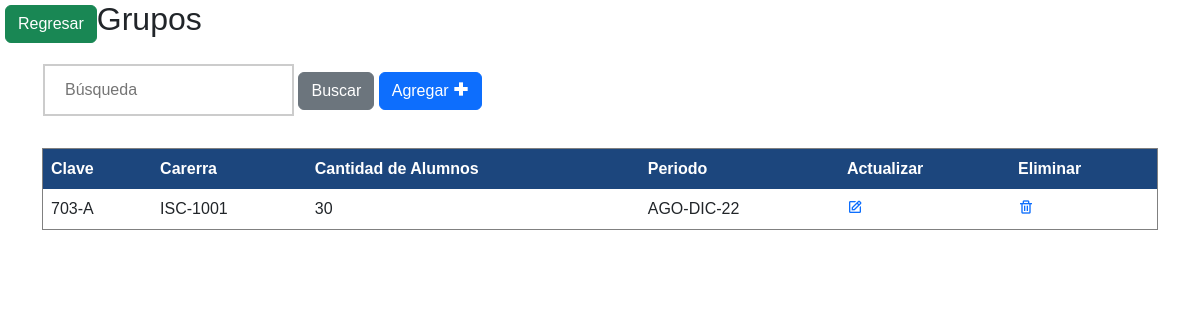
The page /tablaGrupos.php on the database its author committed.
### tables this page shows
CREATE TABLE IF NOT EXISTS `grupos` (
  `clave_grupo` varchar(10) NOT NULL,
  `clave_carrera` varchar(10) NOT NULL,
  `numero_alumno` int NOT NULL,
  `periodo_grupo` text NOT NULL,
  PRIMARY KEY (`clave_grupo`)
);

### config.php (called while the page is built, shortened)
<?php
$basededatos = "baseaulas";
?>

### tablaGrupos.php (the view, shortened to what this page needs)
<?php
	if(isset($_POST['search']))
	{
		$valueToSearh = $_POST['valueToSearh'];
		$query = "SELECT * FROM grupos WHERE clave_grupo LIKE '%".$valueToSearh."%' OR clave_carrera LIKE '%".$valueToSearh."%'";
		$result = filterRecord($query);
	}
	else
	{
		$query = "SELECT * FROM grupos";
		$result = filterRecord($query);
	}
	function filterRecord($query)
	{
		include("config.php");
		$filter_result = mysqli_query($mysqli, $query);
		return $filter_result;
	}
?>
<!DOCTYPE html>
<html lang="en">
<head>
    <link href='https://unpkg.com/boxicons@2.1.4/css/boxicons.min.css' rel='stylesheet'>
    <link href="https://cdn.jsdelivr.net/npm/bootstrap@5.2.3/dist/css/bootstrap.min.css" rel="stylesheet">
    <link href="../estilos/edificiosEstilos.css" rel="stylesheet">
</head>
<body>
    <div class="regresa">
        <a href="../administrador.php" class="btn btn-success">Regresar</a>
    </div>
    <div class="container">
    <h2>Grupos</h2>
        <form action="" method="POST">
            <input type="search" name="valueToSearh" placeholder="Búsqueda">
            <button type="submit" class="btn btn-secondary" name="search">Buscar</button>
            <a href="../grupos/add.php" class="btn btn-primary" role="button">Agregar <i class='bx bx-plus-medical'></i></a>
        </form>
        <br/>
        <?php
        echo "<table border='1'>
        <tr>
        <th>Clave</th>
        <th>Carerra</th>
        <th>Cantidad de Alumnos</th>
        <th>Periodo</th>
        <th>Actualizar</th>
        <th>Eliminar</th>
        </tr>";
        while ($row = mysqli_fetch_array($result)) {
            echo "<tr>";
            echo "<td>" . $row['clave_grupo'] . "</td>";
            echo "<td>" . $row['clave_carrera'] . "</td>";
            echo "<td>" . $row['numero_alumno'] . "</td>";
            echo "<td>" . $row['periodo_grupo'] . "</td>";
            echo "<td><a href='update.php?id=" . $row['clave_grupo'] ."'> <i class='bx bx-edit'> </i></a></td>";
            echo "<td><a href='delete.php?id=" . $row['clave_grupo']."'> <i class='bx bx-trash'> </i> </a></td>";
            echo "</tr>";
        }
        echo "</table>";
        ?>
</body>
</html>

### edificiosEstilos.css (style rules this page uses)
body { font-family: Verdana,sans-serif; margin:0 }
form { border: none; padding-top: 10px; padding-left: 1px; padding-right: 1px; }
input[type=search] { width: auto; padding: 12px 20px; margin: 8px 0; display: inline-block; border: 2px solid #ccc; box-sizing: border-box; }
button { background-color: #1C467D; color: white; padding: 14px 20px; margin: 8px 0; border: none; cursor: pointer; width: auto; }
table { border-collapse: collapse; width: 100%; }
th, td { text-align: left; padding: 8px; }
th { background-color: #1C467D; color: white; }

### tablaGrupos.php (style rules this page uses)
.regresa { float: left; margin-top: 5px; margin-left: 5px; }

### rows shown on the page
grupos: clave_grupo "703-A", clave_carrera "ISC-1001", numero_alumno "30", periodo_grupo "AGO-DIC-22"
